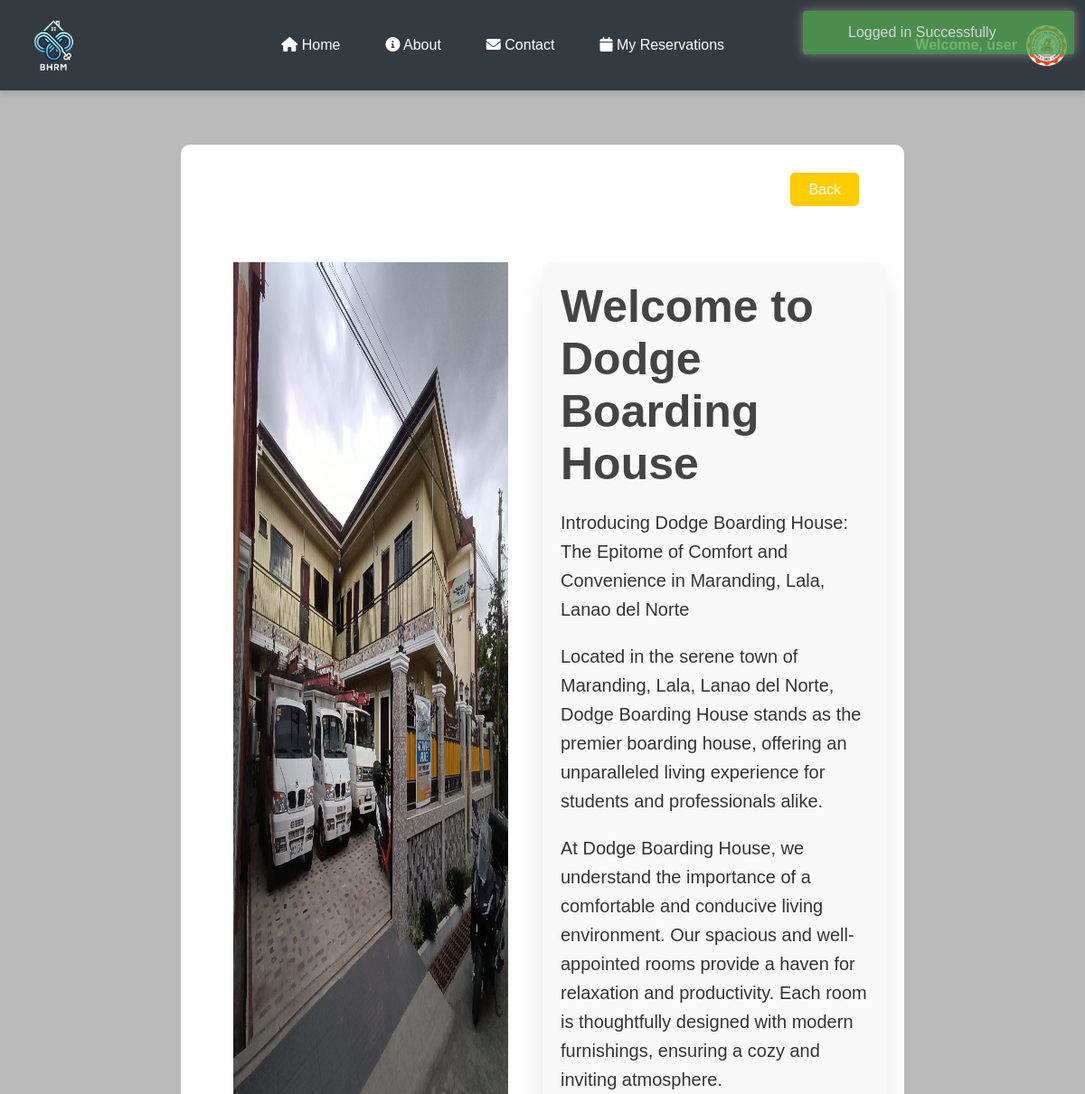
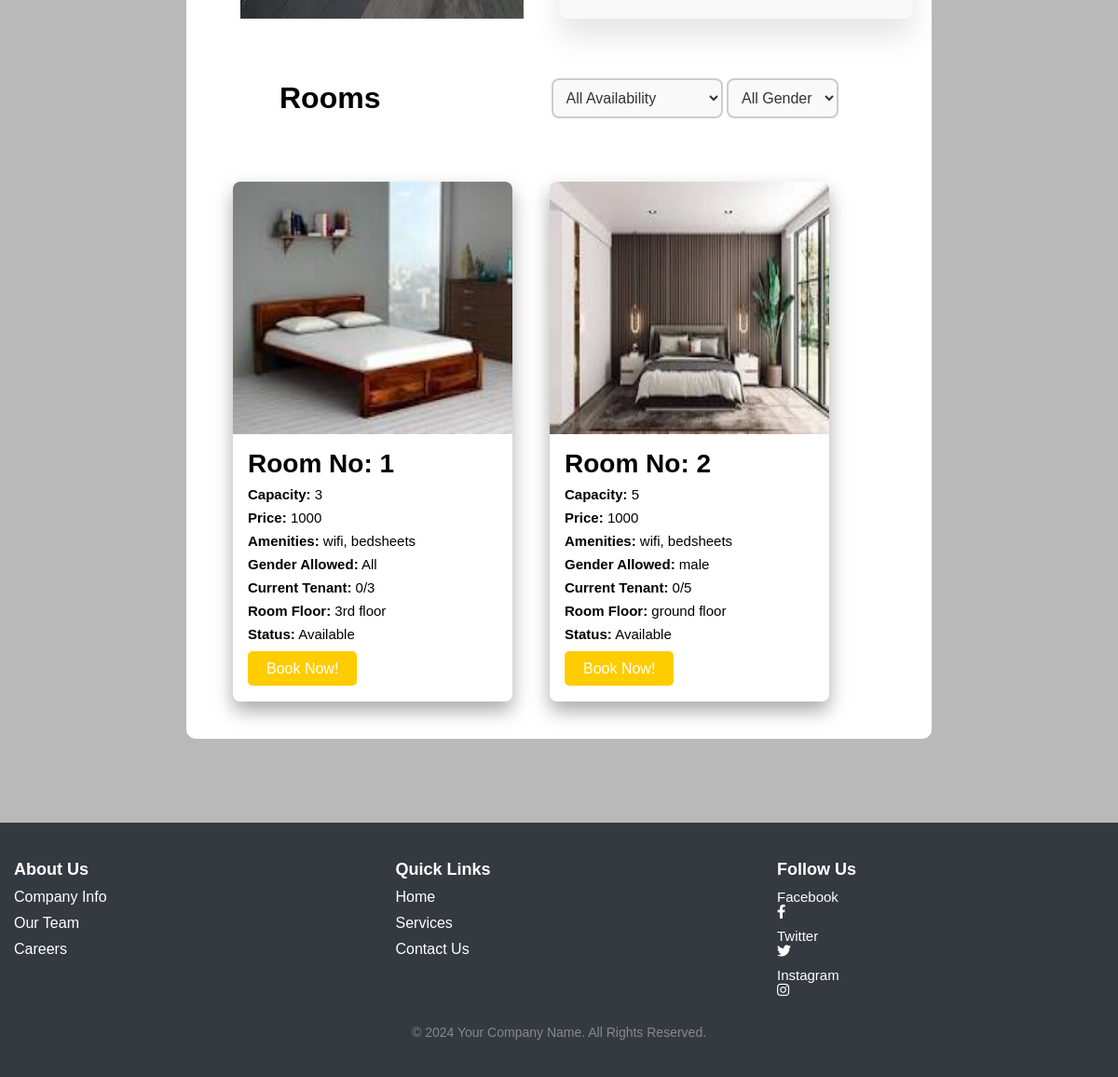
The page /boardinghouse.php?hname=Dodge Boarding House (signed in) on the database its author committed (2 pictures, top to bottom).
### tables this page shows
CREATE TABLE `boardinghouses` (
  `id` int(11) NOT NULL,
  `owner` varchar(255) NOT NULL,
  `hname` varchar(25) NOT NULL,
  `haddress` varchar(25) NOT NULL,
  `contact_no` int(255) NOT NULL,
  `landlord` varchar(255) NOT NULL
);

CREATE TABLE `documents` (
  `id` int(255) NOT NULL,
  `bar_clear` varchar(255) NOT NULL,
  `bus_per` varchar(255) NOT NULL,
  `image` varchar(255) NOT NULL,
  `hname` varchar(255) NOT NULL,
  `owner` varchar(255) NOT NULL
);

CREATE TABLE `rooms` (
  `id` int(11) NOT NULL,
  `room_no` int(255) NOT NULL,
  `capacity` int(255) NOT NULL,
  `current_tenant` int(255) NOT NULL,
  `amenities` varchar(255) NOT NULL,
  `tenant_type` varchar(255) NOT NULL,
  `room_floor` varchar(255) NOT NULL,
  `price` int(255) NOT NULL,
  `image` varchar(255) NOT NULL,
  `status` varchar(255) NOT NULL,
  `hname` varchar(255) NOT NULL,
  `owner` varchar(255) NOT NULL
);

### boardinghouse.php (the view, shortened to what this page needs)
<?php
require 'php/connection.php';
if(!empty($_SESSION["uname"]) && $_SESSION["role"] == 'user'){
    if (isset($_GET['hname'])){
        $hname = $_SESSION['hname'];
        $query = "select * from boardinghouses inner join documents on boardinghouses.hname = documents.hname where boardinghouses.hname = '$hname'";
        $result = mysqli_query($conn, $query);
        $fetch = mysqli_fetch_assoc($result);
        $img = $fetch['image'];
        echo "
        <script src='jquery.min.js'></script>
        <link rel='stylesheet' href='toastr.min.css'/>
        <script src='toastr.min.js'></script>
        <script>
            $(document).ready(function() {
                // Check if the login message should be displayed
                " . (isset($_SESSION['login_message_displayed']) ? "toastr.success('Logged in Successfully');" : "") . "
            });
        </script>
        ";
    }
}else{
    $_GET['hname'];
    $hname = $_GET['hname'];
    $query = "select * from boardinghouses inner join documents on boardinghouses.hname = documents.hname where boardinghouses.hname = '$hname'";
    $result = mysqli_query($conn, $query);
    $fetch = mysqli_fetch_assoc($result);
}
?>
<!DOCTYPE html>
<html lang="en">
<head>
</head>
<body>
    <div class="background">
        <?php include 'navbar.php'; ?>
        <div class="content-background">
            <div class="back">
                <div>
                    <?php
                        if(empty($_SESSION['uname'])){
                            echo '<a class="btn" href="index.php">Back</a>';
                        }else{
                            echo '<a class="btn" href="index.php">Back</a>';
                        }
                    ?>
                </div>
            </div>
            <div class="section1">
                <div class="secrow1">
                    <?php if(!empty($_SESSION['uname'])): ?>
                    <img src="<?php echo $img ?>">
                    <?php else: ?>
                    <img src="<?php echo $fetch['image'] ?>">
                    <?php endif; ?>
                </div>
                <div class="secrow2">
                    <div class="text-box">
                        <h1>Welcome to <?php if(!empty($_SESSION['hname'])){ echo $_SESSION['hname']; }else {  echo $_GET['hname']; } ?></h1>
                        <p>Introducing <?php if(!empty($_SESSION['hname'])){ echo $_SESSION['hname']; }else {  echo $_GET['hname']; } ?>: The Epitome of Comfort and Convenience in Maranding, Lala, Lanao del Norte</p>
                        <p>Located in the serene town of Maranding, Lala, Lanao del Norte, <?php if(!empty($_SESSION['hname'])){ echo $_SESSION['hname']; }else {  echo $_GET['hname']; } ?> stands as the premier boarding house, offering an unparalleled living experience for students and professionals alike.</p>
                        <p>At <?php if(!empty($_SESSION['hname'])){ echo $_SESSION['hname']; }else {  echo $_GET['hname']; } ?>, we understand the importance of a comfortable
                        and conducive living environment. Our spacious and well-appointed rooms provide a haven for relaxation and productivity. Each room is thoughtfully designed with modern furnishings, ensuring a cozy and inviting atmosphere.</p>
                    </div>
                </div>
            </div>
            <div class="section2">
                <div class="room-header">
                    <h1>Rooms</h1>
                </div>
                <div class="form">
                    <form method="get" action="">
                        <select name="availability" onchange="this.form.submit()">
                            <option value="">All Availability</option>
                        </select>
                        <select name="tenant_type" onchange="this.form.submit()">
                            <option value="">All Gender</option>
                        </select>
                    </form>
                </div>
            </div>
            <div class="section3">
                <?php
                if (!empty($_SESSION["uname"]) && $_SESSION['role'] == 'user' || empty($_SESSION["uname"])){
                    $hname = isset($_SESSION['hname']) ? $_SESSION['hname'] : '';
                    if ($hname != '') {
                        $query = "SELECT * FROM rooms WHERE hname = '$hname'";
                        $result = mysqli_query($conn, $query);
                        if ($result && mysqli_num_rows($result) > 0) {
                            while ($fetch = mysqli_fetch_assoc($result)) {
                                $hname = $fetch['hname'];
                                $roomno = $fetch['room_no'];
                        ?>
                                <div class="card">
                                    <img src="<?php echo $fetch['image']?>" class="card-img-top" alt="Room Image">
                                    <div class="card-content">
                                    <h5><strong></strong> Room No: </strong><?php echo $fetch['room_no']?></h5>
                                    <p><strong> Capacity:</strong> <?php echo $fetch['capacity']?></p>
                                    <p><strong> Price:</strong> <?php echo $fetch['price']?></p>
                                    <p><strong>Amenities:</strong> <?php echo $fetch['amenities']?></p>
                                    <p><strong>Gender Allowed:</strong>  <?php echo $fetch['tenant_type']?></p>
                                    <p><strong>Current Tenant:</strong> <?php echo $fetch['current_tenant']; ?>/<?php echo $fetch['capacity']?> </p>
                                    <p><strong>Room Floor:</strong>  <?php echo $fetch['room_floor']?> </p>
                                    <p><strong>Status:</strong> <?php echo $fetch['status']?></p>
                                        <div class="room-btn">
                                            <?php
                                                $roomQuery = "SELECT capacity, current_tenant, tenant_type FROM rooms WHERE room_no = $roomno AND hname = '$hname'";
                                                $roomResult = mysqli_query($conn, $roomQuery);
                                                $roomData = mysqli_fetch_assoc($roomResult);
                                                $roomCapacity = $roomData['capacity'];
                                                $currentTenant = $roomData['current_tenant'];
                                                if ($currentTenant == $roomCapacity) {
                                                    $roomStatus = "Full";
                                                } else {
                                                    $roomStatus = "Available";
                                                }
                                                if (isset($_SESSION['uname'])) {
                                                    $userQuery = "SELECT role, gender FROM users WHERE uname = '" . $_SESSION['uname'] . "'";
                                                    $userResult = mysqli_query($conn, $userQuery);
                                                    $userData = mysqli_fetch_assoc($userResult);
                                                    if ($roomData['tenant_type'] === 'All' || strtolower($roomData['tenant_type']) === strtolower($userData['gender'])) {
                                                        if ($roomStatus === "Available") {
                                                            ?>
                                                            <a href='book-in.php?roomno=<?php echo $roomno; ?>' class='btn btn-warning'>Book Now!</a>
                                                            <?php
                                                        } else {
                                                            echo "<p>This room is currently full. You cannot book it.</p>";
                                                        }
                                                    } else {
                                                        echo "<p>This room is restricted to " . ucfirst($roomData['tenant_type']) . " tenants.</p>";
                                                    }
                                                } else {
                                                    echo "<p>Please log in to book this room.</p>";
                                                }
                                            ?>
                                        </div>
                                    </div>
                                </div>
                <?php
                            }
                        }
                    }
                }
                ?>
            </div>
        </div>
        <footer class="footer">
            <div class="container">
                <div class="row">
                    <div class="footer-col">
                        <h4>About Us</h4>
                        <ul>
                            <li><a href="#">Company Info</a></li>
                            <li><a href="#">Our Team</a></li>
                            <li><a href="#">Careers</a></li>
                        </ul>
                    </div>
                    <div class="footer-col">
                        <h4>Quick Links</h4>
                        <ul>
                            <li><a href="#">Home</a></li>
                            <li><a href="#">Services</a></li>
                            <li><a href="#">Contact Us</a></li>
                        </ul>
                    </div>
                    <div class="footer-col">
                        <h4>Follow Us</h4>
                        <div class="social-links">
                            <a href="#">Facebook<i class="fab fa-facebook-f"></i></a>
                            <a href="#">Twitter<i class="fab fa-twitter"></i></a>
                            <a href="#">Instagram<i class="fab fa-instagram"></i></a>
                        </div>
                    </div>
                </div>
                <p class="footer-bottom-text">© 2024 Your Company Name. All Rights Reserved.</p>
            </div>
        </footer>
    </div>
</body>
</html>

### boardinghouse.php (style rules this page uses)
* { margin: 0; padding: 0; box-sizing: border-box; font-family: sans-serif; }
a { text-decoration: none; color: black; }
body { margin: 0; padding: 0; box-sizing: border-box; color: black; }
.background { background-color: #b9b9b9; background-size: cover; background-position: center; background-repeat: no-repeat; min-height: auto; }
.content-background { background-color: white; margin: 60px 200px 90px 200px; border-radius: 10px; }
.back { height: 100px; display: flex; justify-content: right; align-items: center; margin-right: 50px; }
.back a { height: auto; }
.secrow1 { display: flex; justify-content: center; align-items: top; }
.secrow1 img { overflow: hidden; width: 80%; height: 100%; }
.text-box { background-color: #f9f9f9; padding: 20px; border-radius: 10px; box-shadow: 0px 20px 30px rgba(0, 0, 0, 0.1); font-family: Arial, sans-serif; color: #333; }
.text-box h1 { color: #444; margin-bottom: 15px; }
.text-box p { line-height: 1.6; }
.secrow2 h1 { font-size: 50px; }
.secrow2 p { margin-top: 20px; font-size: 20px; }
.section2 { margin: auto; width: 80%; background-color: rgb(255, 255, 255); height: 130px; font-weight: 20; border-radius: 10px; padding: 20px; display: flex; }
.room-header { display: flex; flex-direction: row; align-items: center; }
.form { width: 100%; display: flex; flex-direction: row; justify-content: flex-end; align-items: center; }
.form select { padding: 10px; font-size: 16px; border: 2px solid #ccc; border-radius: 8px; background-color: #f9f9f9; color: #333; outline: none; transition: border-color 0.3s ease; }
.btn { color: rgb(255, 255, 255); padding: 10px 20px; border-radius: 5px; font-size: 16px; cursor: pointer; background-color: #ffcc00; }
.section3 { height: auto; display: flex; border-radius: 10px; flex-wrap: wrap; padding-top: 5px; padding-left: 30px; padding-right: 30px; padding-bottom: 20px; }
.card img { width: 100%; height: 50%; }
.card-content { padding: 16px; }
.card-content h5 { font-size: 28px; margin-bottom: 8px; }
.card-content p { color: black; font-size: 15px; margin-bottom: 8px; }
.room-btn { margin-top: 20px; }
.card-content a { margin-top: 20px; }
.footer { background-color: #343a40; color: white; padding: 40px 0; font-family: Arial, sans-serif; }
.footer .container { max-width: 1200px; margin: 0 auto; padding: 0 15px; }
.footer .row { display: flex; justify-content: space-between; }
.footer-col { width: 30%; }
.footer-col h4 { font-size: 18px; margin-bottom: 10px; font-weight: bold; }
.footer-col ul { list-style-type: none; padding-left: 0; }
.footer-col ul li { margin-bottom: 10px; }
.footer-col ul li a { color: white; text-decoration: none; transition: color 0.3s ease; }
.footer-col .social-links a { color: white; margin-right: 10px; font-size: 15px; transition: color 0.3s ease; display: flex; flex-direction: column; margin-top: 10px; }
.footer-col .social-links a:first-child { margin-top: 0px; }
.footer-bottom-text { text-align: center; margin-top: 30px; font-size: 14px; color: #888; }
.section1 { background-color: white; height: auto; font-weight: 20; display: grid; grid-template-columns: 1fr 1fr; border-radius: 10px; padding: 20px; padding-top: 30px; }
.card { width: 300px; border-radius: 8px; overflow: hidden; box-shadow: 0px 10px 20px #aaaaaa; margin: 20px; display: flex; flex-direction: column; justify-content: space-between; padding-bottom: 10px; height: auto; }

### navbar.php (style rules this page uses)
* { margin: 0; padding: 0; box-sizing: border-box; font-family: sans-serif; }

### rows shown on the page
boardinghouses: documents.image (picture)
rooms: image (picture), room_no "1", capacity "3", price "1000", amenities "wifi, bedsheets", tenant_type "All", current_tenant "0", room_floor "3rd floor", status "Available"
rooms: image (picture), room_no "2", capacity "5", price "1000", amenities "wifi, bedsheets", tenant_type "male", current_tenant "0", room_floor "ground floor", status "Available"

### other values the page prints
$_SESSION['hname'] "Dodge Boarding House"
